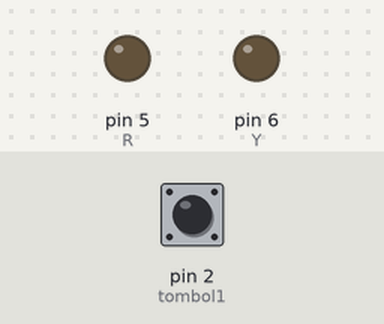
The sketch below on a simulated Arduino Uno, built with avr-gcc and run on an emulated ATmega328P. On the bench: output pins drawn as LEDs (lit = HIGH). The test bench sets the inputs (shaded band); at power-on: pin 2 (tombol1) LOW.

Above: at 1.2 s.
1.3 s: pin 2 (tombol1) pulled HIGH for 0.15 s
At 1.37 s:
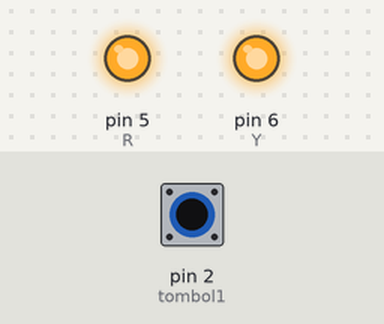
2.9 s: pin 2 (tombol1) pulled HIGH for 3.2 s
At 6.5 s:
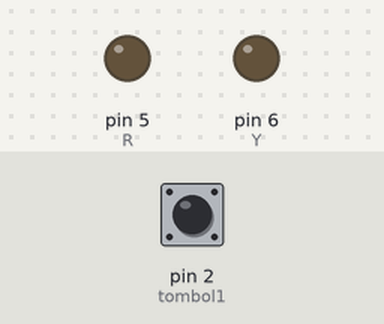
Timing chart, 0 to 8.0 s (numbered marks = the images above; inputs shaded):
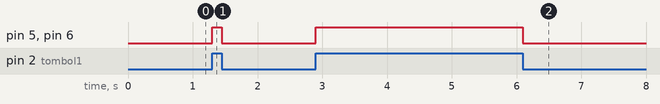

The sketch:

1.2Challenge.ino
```cpp
int tombol1=2,R=5,Y=6;
void setup() {
  // put your setup code here, to run once:
pinMode(tombol1,INPUT);
pinMode(R,OUTPUT);
pinMode(Y,OUTPUT);
}

void loop() {
  // put your main code here, to run repeatedly:
int bacaTombol1=digitalRead(tombol1);
if (bacaTombol1==1){
  digitalWrite(R,HIGH);
  digitalWrite(Y,HIGH);
}
else {
  digitalWrite(R,LOW);
  digitalWrite(Y,LOW);
}
}
```

Measured:
- after the input at 1.3 s, pin 5 (R), pin 6 (Y): LOW → HIGH at once, → LOW 0.15 s later
- after the input at 2.9 s, pin 5 (R), pin 6 (Y): LOW → HIGH at once, → LOW 3.2 s later
